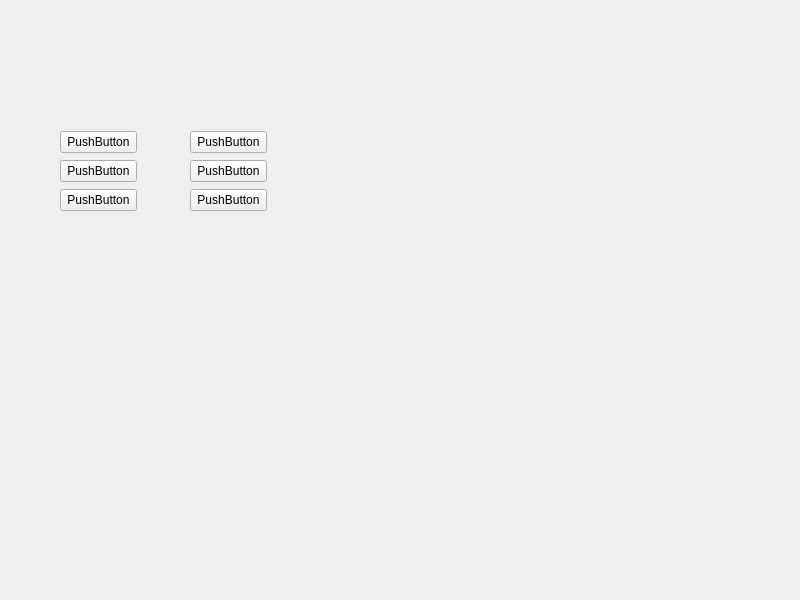
<?xml version="1.0" encoding="UTF-8"?>
<ui version="4.0">
 <class>Widget</class>
 <widget class="QWidget" name="Widget">
  <property name="geometry">
   <rect>
    <x>0</x>
    <y>0</y>
    <width>800</width>
    <height>600</height>
   </rect>
  </property>
  <property name="windowTitle">
   <string>Widget</string>
  </property>
  <widget class="QWidget" name="layoutWidget">
   <property name="geometry">
    <rect>
     <x>190</x>
     <y>130</y>
     <width>77</width>
     <height>83</height>
    </rect>
   </property>
   <layout class="QVBoxLayout" name="verticalLayout_2">
    <item>
     <widget class="QPushButton" name="pushButton_4">
      <property name="text">
       <string>PushButton</string>
      </property>
     </widget>
    </item>
    <item>
     <widget class="QPushButton" name="pushButton_5">
      <property name="text">
       <string>PushButton</string>
      </property>
     </widget>
    </item>
    <item>
     <widget class="QPushButton" name="pushButton_6">
      <property name="text">
       <string>PushButton</string>
      </property>
     </widget>
    </item>
   </layout>
  </widget>
  <widget class="QWidget" name="">
   <property name="geometry">
    <rect>
     <x>60</x>
     <y>130</y>
     <width>77</width>
     <height>83</height>
    </rect>
   </property>
   <layout class="QVBoxLayout" name="verticalLayout">
    <item>
     <widget class="QPushButton" name="pushButton">
      <property name="text">
       <string>PushButton</string>
      </property>
     </widget>
    </item>
    <item>
     <widget class="QPushButton" name="pushButton_2">
      <property name="text">
       <string>PushButton</string>
      </property>
     </widget>
    </item>
    <item>
     <widget class="QPushButton" name="pushButton_3">
      <property name="text">
       <string>PushButton</string>
      </property>
     </widget>
    </item>
   </layout>
  </widget>
 </widget>
 <resources/>
 <connections/>
</ui>
